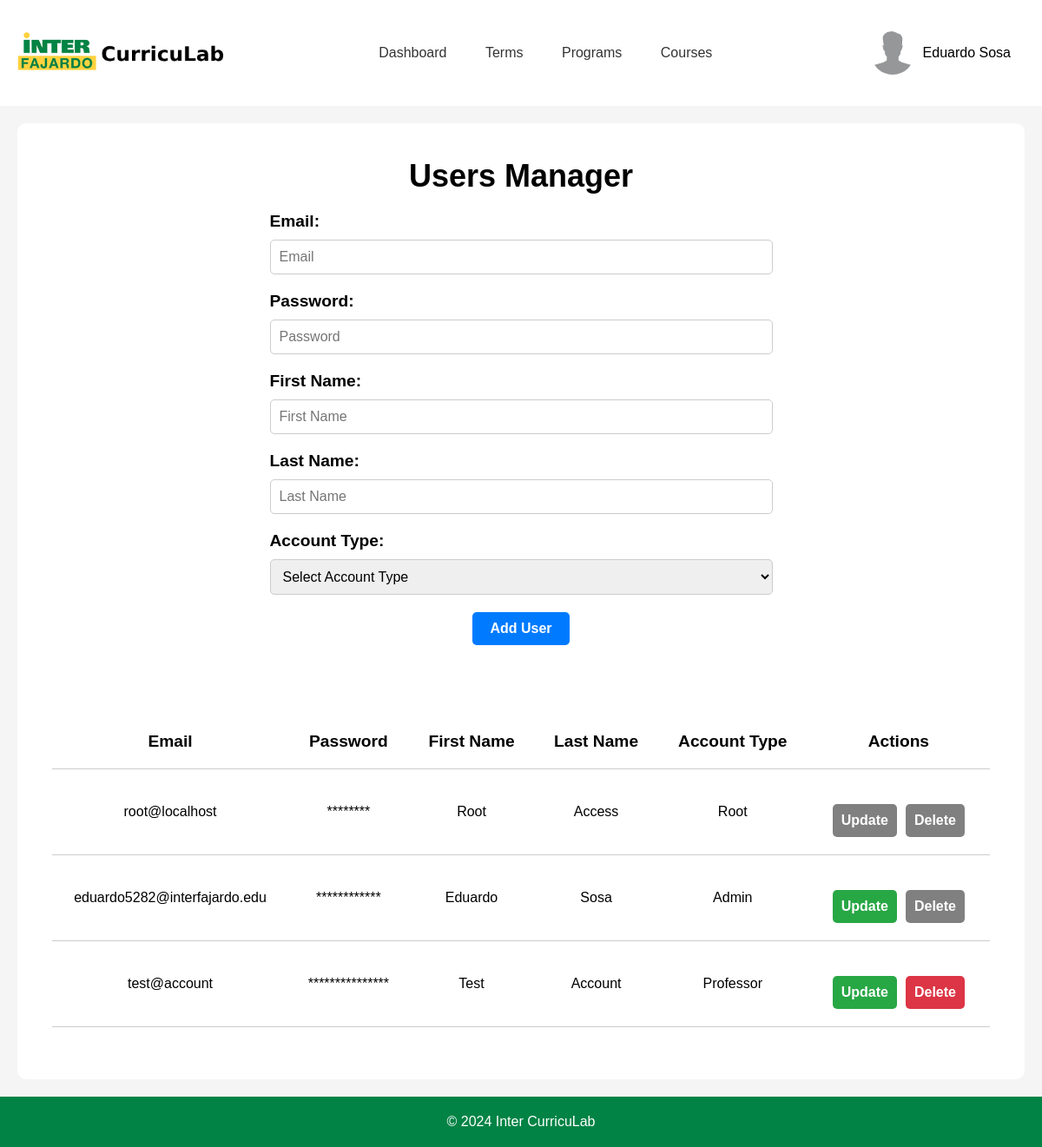
Before: /templates/adminPages/adminUsers.php (signed in) with the older database file.
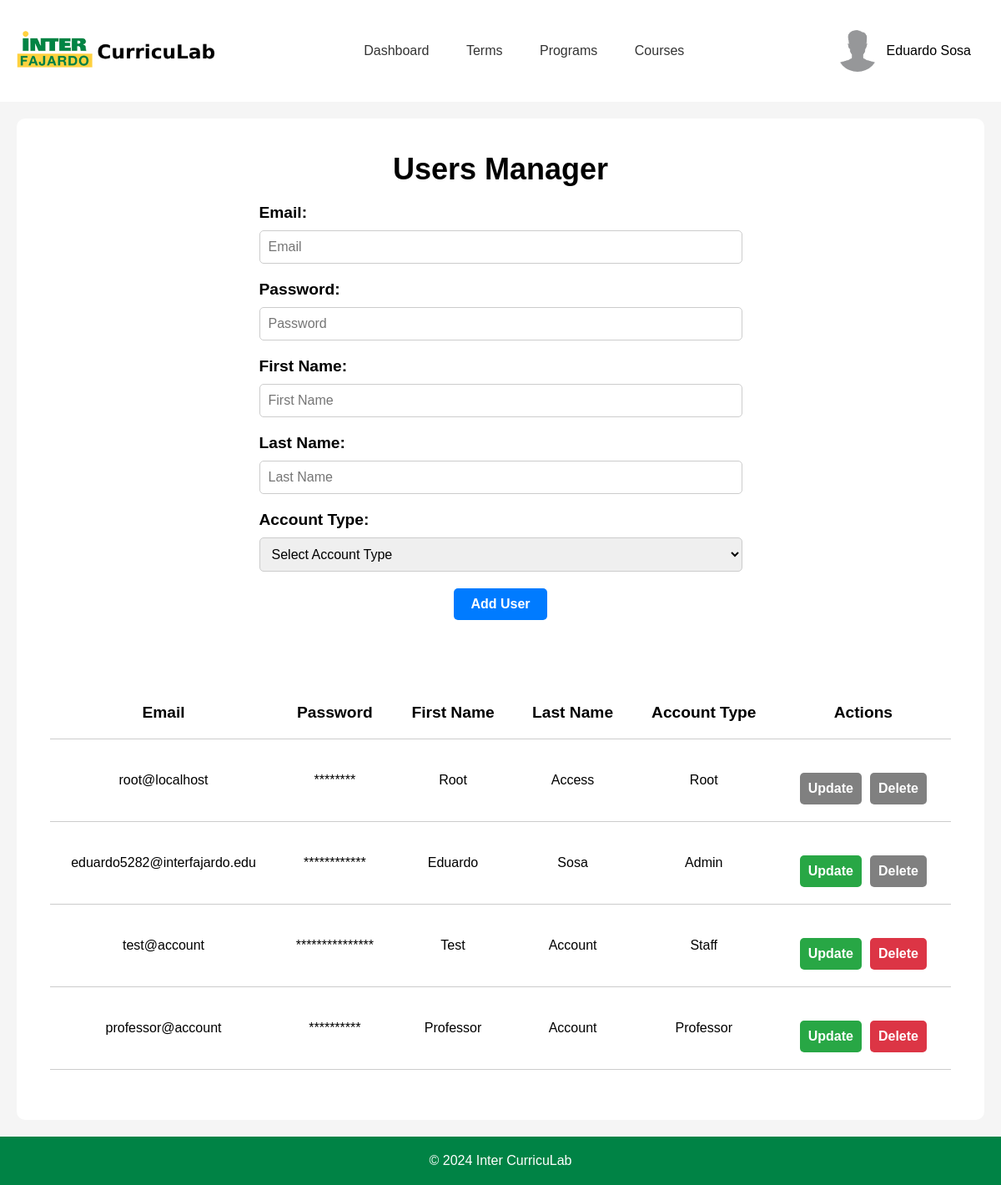
After: the same page with the newer database file.
### tables this page shows
CREATE TABLE "user" (
	"UserID"	INTEGER NOT NULL UNIQUE,
	"Email"	TEXT UNIQUE,
	"Password"	TEXT,
	"FirstName"	TEXT,
	"LastName"	TEXT,
	"AccountType"	TEXT,
	PRIMARY KEY("UserID" AUTOINCREMENT),
	FOREIGN KEY("AccountType") REFERENCES "accountType"("AccountLevel")
);

### templates/adminPages/adminUsers.php (the view, shortened to what this page needs)
<?php
$config = require_once '../../backend/php/config.php';
if (!isset($_SESSION['email'])) {
    header('Location: ../index.php');
    exit;
} else {
    if ($config['db']['type'] === 'sqlite') {
        $db = new SQLite3($config['db']['sqlite']['path']);
    } elseif ($config['db']['type'] === 'mysql') {
        $dsn = "mysql:host={$config['db']['mysql']['host']};dbname={$config['db']['mysql']['dbname']}";
        $db = new PDO($dsn, $config['db']['mysql']['username'], $config['db']['mysql']['password']);
    }
    $stmt = $db->prepare('SELECT * FROM user');
    $result = $stmt->execute();
    $users = $result->fetchArray(SQLITE3_ASSOC);
    $users = [];
    if (isset($_POST['sort'])) {
        $users = sortTable();
    } else {
        $stmt = $db->prepare('SELECT * FROM user');
        $result = $stmt->execute();
        $users = fetchAllRows($result);
    }
}
function fetchAllRows($result) {
    $rows = [];
    while ($row = $result->fetchArray(SQLITE3_ASSOC)) {
        $rows[] = $row;
    }
    return $rows;
}
?>
<!DOCTYPE html>
<html lang="en">
<head>
    <link rel="stylesheet" href="../../static/css/headerFooter.css">
    <link rel="stylesheet" href="../../static/css/adminUsers.css">
</head>
<body>
    <div id="headerNav">
        <div class="logo">
            <a href="adminDashboard.php">
                <img src="../../static/img/inter-logo-full.png" alt="Inter CurricuLab">
            </a>
        </div>
        <nav>
            <a href="adminDashboard.php">Dashboard</a>
            <a href="adminTerms.php">Terms</a>
            <a href="adminPrograms.php">Programs</a>
            <div class="dropdown">
                <a href="adminCourses.php">Courses</a>
            </div>
        </nav>
        <div class="userBox">
            <button onclick="myFunction()" class="userDropdownButton">
                <img src="../../static/img/userProfile.jpg" alt="User" >
                <?php
                echo $_SESSION['firstName'] . ' ' . $_SESSION['lastName'];
                ?>
            </button>
        </div>
    </div>
    <div id="container">
        <div class="container-upperBox">
            <div class="usersForm">
                <div class="header">
                    <h2>Users Manager</h2>
                </div>
                <?php
                if ($_SESSION['accountType'] === 'Root' || $_SESSION['accountType'] === 'Admin') {
                ?>
                <div class="form-container">
                    <form method="POST">
                        <div class="inputBox">
                            <label for="email">Email:</label>
                            <input type="email" name="email" id="email" placeholder="Email" required>
                        </div>
                        <div class="inputBox">
                            <label for="password">Password:</label>
                            <input type="password" name="password" id="password" placeholder="Password" required>
                        </div>
                        <div class="inputBox">
                            <label for="firstName">First Name:</label>
                            <input type="text" name="firstName" id="firstName" placeholder="First Name" required>
                        </div>
                        <div class="inputBox">
                            <label for="lastName">Last Name:</label>
                            <input type="text" name="lastName" id="lastName" placeholder="Last Name" required>
                        </div>
                        <div class="inputBox">
                            <label for="accountType">Account Type:</label>
                            <select name="accountType" id="accountType" required>
                                <option value="" hidden="hidden" selected>Select Account Type</option>
                            </select>
                        </div>
                        <div class="inputBox">
                            <button type="submit">Add User</button>
                        </div>
                    </form>
                </div>
                <?php
                }
                ?>
            </div>
            <div class="usersTable">
                <table>
                    <tr>
                        <th>
                            <form method="POST">
                                <button type="submit" name="sort" value="Email">Email</button>
                            </form>
                        </th>
                        <th>
                            <form method="POST">
                                <button type="submit" name="sort" value="Password">Password</button>
                            </form>
                        </th>
                        <th>
                            <form method="POST">
                                <button type="submit" name="sort" value="FirstName">First Name</button>
                            </form>
                        </th>
                        <th>
                            <form method="POST">
                                <button type="submit" name="sort" value="LastName">Last Name</button>
                            </form>
                        </th>
                        <th>
                            <form method="POST">
                                <button type="submit" name="sort" value="AccountType">Account Type</button>
                            </form>
                        </th>
                        <?php
                        if ($_SESSION['accountType'] === 'Root' || $_SESSION['accountType'] === 'Admin') {
                        ?>
                        <th>Actions</th>
                        <?php
                        }
                        ?>
                    </tr>
                    <?php
                    foreach ($users as $row) {
                        echo '<tr>';
                        echo '<td>' . htmlspecialchars($row['Email'] ?? '') . '</td>';
                        $passwordLength = rand(8, 16);
                        $passwordAsterisks = str_repeat('*', $passwordLength);
                        echo '<td>' . htmlspecialchars($passwordAsterisks) . '</td>';
                        echo '<td>' . htmlspecialchars($row['FirstName'] ?? '') . '</td>';
                        echo '<td>' . htmlspecialchars($row['LastName'] ?? '') . '</td>';
                        echo '<td>' . htmlspecialchars($row['AccountType'] ?? '') . '</td>';
                        echo '<td>';
                        if ($_SESSION['accountType'] === 'Root' || $_SESSION['accountType'] === 'Admin') {
                            if ($row['AccountType'] !== 'Root') {
                            ?>
                            <div class="actionButtons">
                                <button class="updateButton">Update</button>
                                <form method="POST">
                                    <?php
                                    if ($_SESSION['accountType'] === 'Admin' && $row['AccountType'] === 'Admin') {
                                        ?>
                                    <button class="deleteButton" type="submit" disabled style="background-color: grey;">Delete</button>
                                    <?php
                                    } else {
                                        ?>
                                    <button class="deleteButton" type="submit">Delete</button>
                                    <?php
                                    }
                                    ?>
                                </form>
                            </div>
                            <?php
                            } else {
                                ?>
                            <div class="actionButtons">
                                <button class="updateButton" disabled style="background-color: grey;">Update</button>
                                <form method="POST">
                                    <button class="deleteButton" type="submit" disabled style="background-color: grey;">Delete</button>
                                </form>
                            </div>
                            <?php
                            }
                        }
                        echo '</td>';
                        echo '</tr>';
                    }
                    ?>
                </table>
            </div>
        </div>
    </div>
    <footer>
        <p>&copy; 2024 Inter CurricuLab</p>
    </footer>
</body>
</html>

### static/css/headerFooter.css (style rules this page uses)
* { margin: 0; padding: 0; box-sizing: border-box; font-family: 'Poppins', sans-serif; }
body { display: flex; flex-direction: column; min-height: 100vh; }
#headerNav { display: flex; justify-content: space-between; align-items: center; }
.logo { margin: 20px; }
.logo img { width: 250px; }
nav a { padding: 20px; text-decoration: none; color: #333; border-radius: 5px; }
.userBox { margin: 20px; }
.userDropdownButton { padding: 16px; font-size: 16px; border: none; cursor: pointer; background-color: transparent; border-radius: 5px; }
.userBox { position: relative; display: inline-block; }
.userBox img { width: 50px; height: 50px; border-radius: 50%; margin-right: 10px; }
.userDropdownButton img { pointer-events: none; }
.userBox button { display: flex; align-items: center; justify-content: center; }
.dropdown { position: relative; display: inline-block; }
footer { background-color: #008345; color: white; text-align: center; padding: 20px; margin-top: auto; }

### static/css/adminUsers.css (style rules this page uses)
#container { display: flex; flex-direction: column; background-color: #f5f5f5; flex-grow: 1; }
.container-upperBox { display: flex; flex-direction: column; align-items: center; background-color: white; margin: 20px; padding: 20px; border-radius: 10px; flex-grow: 1; }
.usersForm { display: flex; flex-direction: column; align-items: center; width: 100%; margin: 20px 0; }
.usersForm .header { font-size: 1.5em; font-weight: bold; margin-bottom: 20px; }
.usersForm .inputBox:not(:last-child) { display: flex; flex-direction: column; width: 100%; margin-bottom: 20px; }
.usersForm .inputBox:last-child { display: flex; justify-content: center; align-items: center; width: 100%; margin-bottom: 20px; }
.usersForm .inputBox label { font-size: 1.2em; font-weight: bold; margin-bottom: 10px; }
.usersForm .inputBox input, .usersForm .inputBox select { width: 100%; padding: 10px; margin-right: 350px; font-size: 1em; border-radius: 5px; border: 1px solid #ccc; }
.usersForm .inputBox button { padding: 10px 20px; font-size: 1em; font-weight: bold; color: white; background-color: #007bff; border: none; border-radius: 5px; cursor: pointer; }
.usersTable { display: flex; flex-direction: column; align-items: center; background-color: white; margin: 20px; padding: 20px; border-radius: 10px; flex-grow: 1; width: 100%; }
.usersTable table { width: 100%; border-collapse: collapse; }
.usersTable table th { padding: 20px; text-align: center; border-bottom: 1px solid #ccc; font-size: 1.2em; }
.usersTable table th button { font-size: 1em; font-weight: bold; background-color: transparent; border: none; border-radius: 5px; cursor: pointer; }
.usersTable table td { padding: 20px; border-bottom: 1px solid #ccc; text-align: center; }
.actionButtons { display: flex; justify-content: center; align-items: center; width: 100%; margin-top: 20px; }
.updateButton { padding: 10px 10px; margin: 0 5px; font-size: 1em; font-weight: bold; color: white; background-color: #28a745; border: none; border-radius: 5px; cursor: pointer; }
.deleteButton { padding: 10px 10px; margin: 0 5px; font-size: 1em; font-weight: bold; color: white; background-color: #dc3545; border: none; border-radius: 5px; cursor: pointer; }

Changed rows visible on the page:
changed user "test@account": AccountType "Professor" → "Staff"
added user: Email "professor@account", passwordAsterisks "**********", FirstName "Professor", LastName "Account", AccountType "Professor", shows "Delete"
